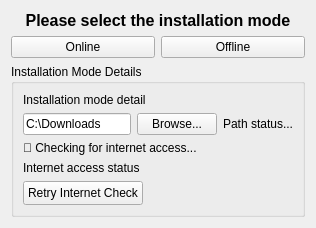
<?xml version="1.0" encoding="UTF-8"?>
<ui version="4.0">
 <class>InstallationMode</class>
 <widget class="QWidget" name="InstallationMode">
  <layout class="QVBoxLayout" name="mainLayout">

   <!-- Title -->
   <item>
    <widget class="QLabel" name="titleLabel">
     <property name="text">
      <string>Please select the installation mode</string>
     </property>
     <property name="alignment">
      <set>Qt::AlignCenter</set>
     </property>
     <property name="styleSheet">
      <string>font-weight: bold; font-size: 16px;</string>
     </property>
    </widget>
   </item>

   <!-- Tab Buttons -->
   <item>
    <layout class="QHBoxLayout" name="tabLayout">
     <item>
      <widget class="QPushButton" name="onlineButton">
       <property name="text">
        <string>Online</string>
       </property>
       <property name="checkable">
        <bool>true</bool>
       </property>
       <property name="autoExclusive">
        <bool>true</bool>
       </property>
      </widget>
     </item>
     <item>
      <widget class="QPushButton" name="offlineButton">
       <property name="text">
        <string>Offline</string>
       </property>
       <property name="checkable">
        <bool>true</bool>
       </property>
       <property name="autoExclusive">
        <bool>true</bool>
       </property>
      </widget>
     </item>
    </layout>
   </item>

   <!-- Info Panel with Checkboxes -->
   <item>
    <widget class="QGroupBox" name="infoGroup">
     <property name="title">
      <string>Installation Mode Details</string>
     </property>
     <layout class="QVBoxLayout" name="groupLayout">
      <item>
       <widget class="QLabel" name="infoLabel">
        <property name="text">
         <string>Installation mode detail</string>
        </property>
        <property name="wordWrap">
         <bool>true</bool>
        </property>
       </widget>
      </item>
      <item>
        <layout class="QHBoxLayout" name="offlinePathLayout">
          <item>
            <widget class="QLineEdit" name="offlineBinaryPath">
              <property name="visible">
                <bool>false</bool>
              </property>
              <property name="text">
               <string>C:\Downloads</string>
              </property>
            </widget>
          </item>
          <item>
            <widget class="QPushButton" name="browseOfflineBinary">
              <property name="text">
                <string>Browse...</string>
              </property>
              <property name="visible">
                <bool>false</bool>
              </property>
            </widget>
          </item>
          <item>
            <widget class="QLabel" name="pathStatus">
              <property name="text">
                <string>Path status...</string>
              </property>
              <property name="visible">
                <bool>false</bool>
              </property>
            </widget>
          </item>
        </layout>
      </item>
      <item>
        <widget class="QLabel" name="spinnerLabel">
         <property name="text">
          <string>🔄 Checking for internet access...</string>
         </property>
         <property name="visible">
          <bool>false</bool>
         </property>
        </widget>
      </item>
      <item>
        <widget class="QLabel" name="statusLabel">
         <property name="text">
          <string>Internet access status</string>
         </property>
         <property name="visible">
          <bool>false</bool>
         </property>
        </widget>
      </item>
<item>
  <layout class="QHBoxLayout" name="retryLayout">
    <item>
      <widget class="QPushButton" name="retryInternetButton">
        <property name="text">
          <string>Retry Internet Check</string>
        </property>
        <property name="sizePolicy">
          <sizepolicy hsizetype="Minimum" vsizetype="Fixed">
            <horstretch>0</horstretch>
            <verstretch>0</verstretch>
          </sizepolicy>
        </property>
        <property name="minimumSize">
          <size>
            <width>120</width>
            <height>24</height>
          </size>
        </property>
      </widget>
    </item>
    <item>
      <spacer name="rightSpacer">
        <property name="orientation">
          <enum>Qt::Horizontal</enum>
        </property>
        <property name="sizeHint" stdset="0">
          <size>
            <width>40</width>
            <height>20</height>
          </size>
        </property>
      </spacer>
    </item>
  </layout>
</item>


     </layout>
    </widget>
   </item>

  </layout>
 </widget>
 <resources/>
 <connections/>
</ui>
